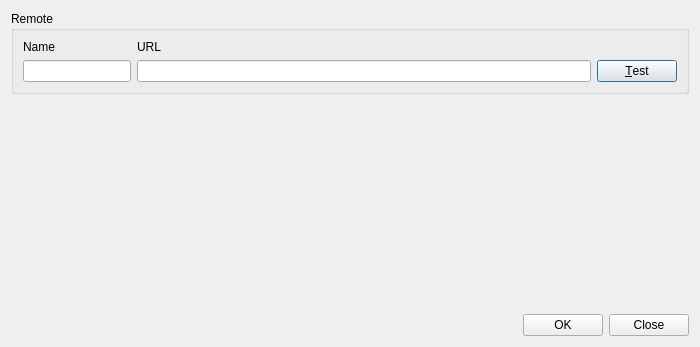
<?xml version="1.0" encoding="UTF-8"?>
<ui version="4.0">
 <class>EditRemoteDialog</class>
 <widget class="QDialog" name="EditRemoteDialog">
  <property name="geometry">
   <rect>
    <x>0</x>
    <y>0</y>
    <width>700</width>
    <height>347</height>
   </rect>
  </property>
  <property name="windowTitle">
   <string>Edit Remote</string>
  </property>
  <layout class="QVBoxLayout" name="verticalLayout">
   <item>
    <widget class="QGroupBox" name="groupBox">
     <property name="title">
      <string>Remote</string>
     </property>
     <layout class="QGridLayout" name="gridLayout">
      <item row="0" column="0">
       <widget class="QLabel" name="label_2">
        <property name="text">
         <string>Name</string>
        </property>
       </widget>
      </item>
      <item row="0" column="1">
       <widget class="QLabel" name="label_3">
        <property name="text">
         <string>URL</string>
        </property>
       </widget>
      </item>
      <item row="1" column="0">
       <widget class="QLineEdit" name="lineEdit_name">
        <property name="sizePolicy">
         <sizepolicy hsizetype="Preferred" vsizetype="Fixed">
          <horstretch>0</horstretch>
          <verstretch>0</verstretch>
         </sizepolicy>
        </property>
       </widget>
      </item>
      <item row="1" column="1">
       <widget class="RepositoryLineEdit" name="lineEdit_url"/>
      </item>
      <item row="1" column="2">
       <widget class="QPushButton" name="pushButton_test">
        <property name="text">
         <string>&amp;Test</string>
        </property>
        <property name="default">
         <bool>true</bool>
        </property>
       </widget>
      </item>
     </layout>
    </widget>
   </item>
   <item>
    <widget class="RemoteAdvancedOptionWidget" name="advanced_option" native="true">
     <property name="minimumSize">
      <size>
       <width>0</width>
       <height>106</height>
      </size>
     </property>
    </widget>
   </item>
   <item>
    <spacer name="verticalSpacer">
     <property name="orientation">
      <enum>Qt::Vertical</enum>
     </property>
     <property name="sizeHint" stdset="0">
      <size>
       <width>20</width>
       <height>40</height>
      </size>
     </property>
    </spacer>
   </item>
   <item>
    <layout class="QHBoxLayout" name="horizontalLayout">
     <item>
      <spacer name="horizontalSpacer">
       <property name="orientation">
        <enum>Qt::Horizontal</enum>
       </property>
       <property name="sizeHint" stdset="0">
        <size>
         <width>40</width>
         <height>20</height>
        </size>
       </property>
      </spacer>
     </item>
     <item>
      <widget class="QPushButton" name="pushButton_ok">
       <property name="text">
        <string>OK</string>
       </property>
      </widget>
     </item>
     <item>
      <widget class="QPushButton" name="pushButton_close">
       <property name="text">
        <string>Close</string>
       </property>
      </widget>
     </item>
    </layout>
   </item>
  </layout>
 </widget>
 <customwidgets>
  <customwidget>
   <class>RepositoryLineEdit</class>
   <extends>QLineEdit</extends>
   <header>RepositoryLineEdit.h</header>
  </customwidget>
  <customwidget>
   <class>RemoteAdvancedOptionWidget</class>
   <extends>QWidget</extends>
   <header>RemoteAdvancedOptionWidget.h</header>
   <container>1</container>
  </customwidget>
 </customwidgets>
 <tabstops>
  <tabstop>lineEdit_name</tabstop>
  <tabstop>lineEdit_url</tabstop>
  <tabstop>pushButton_test</tabstop>
  <tabstop>pushButton_ok</tabstop>
  <tabstop>pushButton_close</tabstop>
 </tabstops>
 <resources/>
 <connections>
  <connection>
   <sender>pushButton_ok</sender>
   <signal>clicked()</signal>
   <receiver>EditRemoteDialog</receiver>
   <slot>accept()</slot>
   <hints>
    <hint type="sourcelabel">
     <x>446</x>
     <y>104</y>
    </hint>
    <hint type="destinationlabel">
     <x>394</x>
     <y>97</y>
    </hint>
   </hints>
  </connection>
  <connection>
   <sender>pushButton_close</sender>
   <signal>clicked()</signal>
   <receiver>EditRemoteDialog</receiver>
   <slot>reject()</slot>
   <hints>
    <hint type="sourcelabel">
     <x>542</x>
     <y>101</y>
    </hint>
    <hint type="destinationlabel">
     <x>568</x>
     <y>97</y>
    </hint>
   </hints>
  </connection>
 </connections>
</ui>
